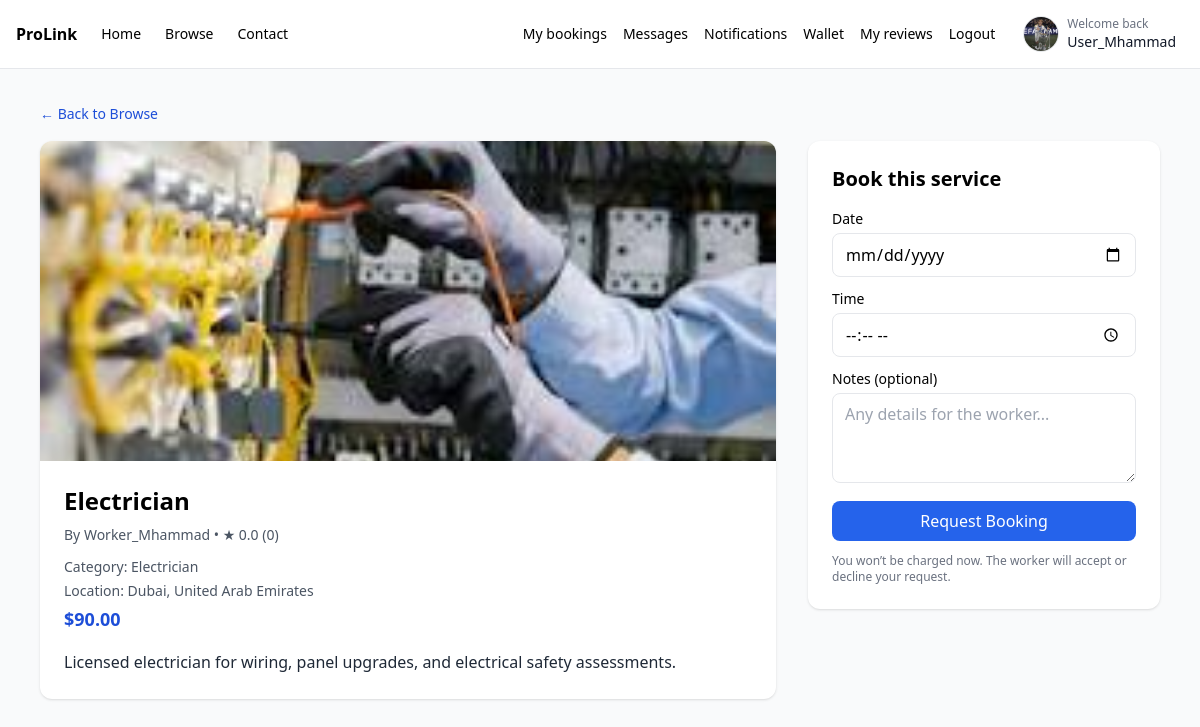
Screenshot of /service.php?id=14 (signed in) with the database file from the repository.
### tables this page shows
CREATE TABLE `users` (
  `user_id` int(11) NOT NULL,
  `full_name` varchar(100) NOT NULL,
  `email` varchar(100) NOT NULL,
  `password` varchar(255) NOT NULL,
  `phone` varchar(20) DEFAULT NULL,
  `address` varchar(255) DEFAULT NULL,
  `profile_image` varchar(255) DEFAULT NULL,
  `created_at` timestamp NOT NULL DEFAULT current_timestamp()
);

CREATE TABLE `service_images` (
  `image_id` int(11) NOT NULL,
  `service_id` int(11) NOT NULL,
  `file_path` varchar(255) NOT NULL,
  `caption` varchar(255) DEFAULT NULL,
  `created_at` timestamp NOT NULL DEFAULT current_timestamp()
);

CREATE TABLE `services` (
  `service_id` int(11) NOT NULL,
  `worker_id` int(11) NOT NULL,
  `title` varchar(150) NOT NULL,
  `description` text NOT NULL,
  `category` varchar(100) NOT NULL,
  `price` decimal(10,2) NOT NULL,
  `location` varchar(150) DEFAULT NULL,
  `status` enum('active','inactive') DEFAULT 'active',
  `created_at` timestamp NOT NULL DEFAULT current_timestamp()
);

CREATE TABLE `workers` (
  `worker_id` int(11) NOT NULL,
  `full_name` varchar(100) NOT NULL,
  `email` varchar(100) NOT NULL,
  `password` varchar(255) NOT NULL,
  `phone` varchar(20) DEFAULT NULL,
  `skill_category` varchar(100) DEFAULT NULL,
  `hourly_rate` decimal(10,2) DEFAULT NULL,
  `bio` text DEFAULT NULL,
  `rating` float DEFAULT 0,
  `created_at` timestamp NOT NULL DEFAULT current_timestamp(),
  `status` enum('active','inactive') DEFAULT 'active',
  `profile_image` varchar(255) DEFAULT NULL
);

### service.php (the view, shortened to what this page needs)
<?php
$service_id = isset($_GET['id']) ? (int)$_GET['id'] : 0;
$svc = $conn->prepare('
    SELECT
      s.service_id, s.worker_id, s.title, s.category, s.price, s.location, s.description,
      w.full_name AS worker_name,
      COALESCE(rv.avg_rating, w.rating, 0) AS avg_rating,
      COALESCE(rv.review_count, 0) AS review_count
    FROM services s
    INNER JOIN workers w ON w.worker_id = s.worker_id
    LEFT JOIN (
      SELECT worker_id, AVG(rating) AS avg_rating, COUNT(*) AS review_count
      FROM reviews
      GROUP BY worker_id
    ) rv ON rv.worker_id = w.worker_id
    WHERE s.service_id = ? LIMIT 1
');
$svc->bind_param('i', $service_id);
$svc->execute();
$service = $svc->get_result()->fetch_assoc();
$imgs = [];
$si = $conn->prepare('SELECT file_path, caption FROM service_images WHERE service_id = ? ORDER BY image_id ASC');
$si->bind_param('i', $service_id);
$si->execute();
$res = $si->get_result();
while ($row = $res->fetch_assoc()) { $imgs[] = $row; }
function h($s){ return htmlspecialchars($s ?? '', ENT_QUOTES, 'UTF-8'); }
?>
<!DOCTYPE html>
<html lang="en">
<head>
  <script src="https://cdn.tailwindcss.com"></script>
</head>
<body class="bg-gray-50 min-h-screen">
  <?php include __DIR__ . '/partials/navbar.php'; ?>
  <div class="max-w-6xl mx-auto px-4 py-8">
    <a href="<?= $baseUrl ?>/user/browse-services.php" class="text-sm text-blue-700">&larr; Back to Browse</a>
    <div class="grid grid-cols-1 lg:grid-cols-3 gap-8 mt-4">
      <div class="lg:col-span-2 bg-white rounded-xl shadow">
        <?php if (!empty($imgs)): ?>
          <img src="<?= h($imgs[0]['file_path']) ?>" alt="<?= h($imgs[0]['caption'] ?? $service['title']) ?>" class="w-full h-80 object-cover rounded-t-xl">
        <?php else: ?>
          <div class="w-full h-80 bg-gray-200 rounded-t-xl flex items-center justify-center text-gray-500">No Image</div>
        <?php endif; ?>
        <div class="p-6">
          <h1 class="text-2xl font-bold mb-2"><?= h($service['title']) ?></h1>
          <div class="text-sm text-gray-600 mb-3">By <?= h($service['worker_name'] ?? 'Unknown') ?> • ★ <?= number_format((float)($service['avg_rating'] ?? 0), 1) ?> (<?= (int)($service['review_count'] ?? 0) ?>)</div>
          <div class="text-sm text-gray-600 mb-1">Category: <?= h($service['category']) ?></div>
          <div class="text-sm text-gray-600 mb-1">Location: <?= h($service['location']) ?></div>
          <div class="text-blue-700 font-semibold mb-4 text-lg">$<?= number_format((float)$service['price'], 2) ?></div>
          <p class="text-gray-800 leading-relaxed"><?= nl2br(h($service['description'])) ?></p>
        </div>
      </div>
      <div class="bg-white rounded-xl shadow p-6 h-fit">
        <h2 class="text-xl font-semibold mb-4">Book this service</h2>
        <form action="<?= $baseUrl ?>/user/book-service.php" method="post" class="space-y-3">
          <div>
            <label class="block text-sm mb-1">Date</label>
            <input type="date" name="date" required class="w-full border rounded-lg px-3 py-2">
          </div>
          <div>
            <label class="block text-sm mb-1">Time</label>
            <input type="time" name="time" required class="w-full border rounded-lg px-3 py-2">
          </div>
          <div>
            <label class="block text-sm mb-1">Notes (optional)</label>
            <textarea name="notes" rows="3" class="w-full border rounded-lg px-3 py-2" placeholder="Any details for the worker..."></textarea>
          </div>
          <?php if (!empty($_SESSION['user_id'])): ?>
            <button type="submit" class="w-full bg-blue-600 text-white rounded-lg py-2">Request Booking</button>
          <?php else: ?>
            <a href="<?= $baseUrl ?>/auth/login.php" class="block w-full text-center bg-gray-300 text-gray-700 rounded-lg py-2">Log in to book</a>
          <?php endif; ?>
        </form>
        <div class="text-xs text-gray-500 mt-3">
          You won’t be charged now. The worker will accept or decline your request.
        </div>
      </div>
    </div>
  </div>
</body>
</html>

### partials/navbar.php (shortened to what this page needs)
<?php
$root = dirname(__DIR__);
$baseUrl = defined('BASE_URL') ? rtrim((string)BASE_URL, '/') : '/Prolink';
if (!function_exists('initials_from_name')) {
  function initials_from_name(string $name): string {
    $name = trim(str_replace('_', ' ', $name));
    $parts = preg_split('/\s+/', $name);
    $ini = '';
    foreach ($parts as $p) {
      $p = trim($p);
      $ini .= function_exists('mb_substr') ? mb_strtoupper(mb_substr($p, 0, 1)) : strtoupper(substr($p, 0, 1));
      $len = function_exists('mb_strlen') ? mb_strlen($ini) : strlen($ini);
      if ($len >= 2) break;
    }
    return $ini !== '' ? $ini : 'U';
  }
}
if (!function_exists('prolink_profile_image_from_db')) {
  function prolink_profile_image_from_db(?string $relPath, string $baseUrl, string $root): ?string {
    $relPath = trim((string)$relPath);
    $relPath = ltrim($relPath, '/');
    $fs = $root . '/' . $relPath;
    return $baseUrl . '/' . $relPath . '?v=' . @filemtime($fs);
  }
}
?>
<nav class="bg-white border-b">
  <div class="max-w-7xl mx-auto px-4 py-3 flex items-center justify-between">
    <div class="flex items-center gap-6">
      <a href="<?= h($baseUrl) ?>/" class="font-bold">ProLink</a>
      <a href="<?= h($baseUrl) ?>/" class="text-sm">Home</a>
      <a href="<?= h($baseUrl) ?>/browse.php" class="text-sm">Browse</a>
      <a href="<?= h($baseUrl) ?>/pages/contact.php" class="text-sm">Contact</a>
    </div>
    <div class="flex items-center gap-4">
      <?php if (!empty($_SESSION['user_id'])): ?>
        <?php
          $uid = (int)$_SESSION['user_id'];
          $displayName = 'User';
          $profileImageRel = null;
          $hasImgCol = (function_exists('col_exists') && isset($conn) && ($conn instanceof mysqli))
            ? col_exists($conn, 'users', 'profile_image')
            : false;
          if (isset($conn) && ($conn instanceof mysqli)) {
            if ($hasImgCol) {
              $st = @$conn->prepare('SELECT full_name, profile_image FROM users WHERE user_id=? LIMIT 1');
            } else {
              $st = @$conn->prepare('SELECT full_name FROM users WHERE user_id=? LIMIT 1');
            }
            if ($st) {
              @$st->bind_param('i', $uid);
              @$st->execute();
              $res = @$st->get_result();
              $row = $res ? $res->fetch_assoc() : null;
              if (!empty($row['full_name'])) $displayName = (string)$row['full_name'];
              if ($hasImgCol && !empty($row['profile_image'])) $profileImageRel = (string)$row['profile_image'];
            }
          }
          $imgUrl = prolink_profile_image_from_db($profileImageRel, $baseUrl, $root);
          $initials = initials_from_name($displayName);
        ?>
        <a class="text-sm" href="<?= h($baseUrl) ?>/user/my-bookings.php">My bookings</a>
        <a class="text-sm" href="<?= h($baseUrl) ?>/user/user-messages.php">Messages</a>
        <a class="text-sm" href="<?= h($baseUrl) ?>/user/notifications.php">Notifications</a>
        <a class="text-sm" href="<?= h($baseUrl) ?>/user/wallet.php">Wallet</a>
        <a class="text-sm" href="<?= h($baseUrl) ?>/user/my-reviews.php">My reviews</a>
        <a class="text-sm" href="<?= h($baseUrl) ?>/auth/logout.php">Logout</a>
        <a href="<?= h($baseUrl) ?>/user/profile.php"
           class="flex items-center gap-2 ml-1 px-2 py-1 rounded-full hover:bg-gray-50"
           title="Edit profile">
          <?php if (!empty($imgUrl)): ?>
            <img src="<?= h($imgUrl) ?>" alt="Profile" class="w-9 h-9 rounded-full object-cover border" />
          <?php else: ?>
            <div class="w-9 h-9 rounded-full bg-blue-600 text-white flex items-center justify-center text-xs font-semibold">
              <?= h($initials) ?>
            </div>
          <?php endif; ?>
          <div class="hidden md:block leading-tight">
            <div class="text-xs text-gray-500">Welcome back</div>
            <div class="text-sm font-medium text-gray-900 max-w-[180px] truncate"><?= h($displayName) ?></div>
          </div>
        </a>
      <?php elseif (!empty($_SESSION['admin_id'])): ?>
        <a class="text-sm" href="<?= h($baseUrl) ?>/admin/view-notifications.php">Notifications</a>
        <a class="text-sm" href="<?= h($baseUrl) ?>/auth/logout.php">Logout</a>
      <?php else: ?>
        <a class="text-sm" href="<?= h($baseUrl) ?>/auth/login.php">Login</a>
        <a class="text-sm bg-blue-600 text-white px-3 py-1 rounded" href="<?= h($baseUrl) ?>/auth/register.php">Sign up</a>
      <?php endif; ?>
    </div>
  </div>
</nav>

### rows the page displays
users: profile_image (picture), full_name "User_Mhammad"
service_images: file_path (picture)
services: title "Electrician", worker.full_name "Worker_Mhammad", category "Electrician", location "Dubai, United Arab Emirates", price "90.00", description "Licensed electrician for wiring, panel upgrades, and electrical safety assessments."

### other values shown
$service['avg_rating'] "0.0"
$service['review_count'] "0"
